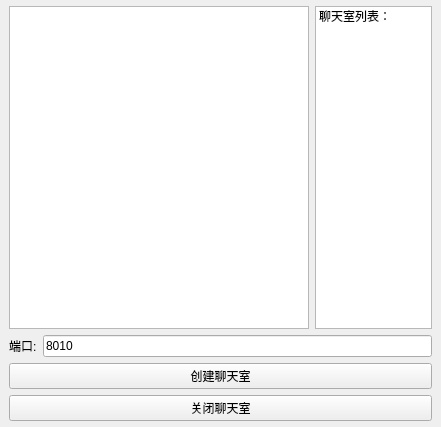
<?xml version="1.0" encoding="UTF-8"?>
<ui version="4.0">
 <class>MainWindow</class>
 <widget class="QMainWindow" name="MainWindow">
  <property name="geometry">
   <rect>
    <x>0</x>
    <y>0</y>
    <width>441</width>
    <height>427</height>
   </rect>
  </property>
  <property name="windowTitle">
   <string>TCP Server</string>
  </property>
  <widget class="QWidget" name="centralWidget">
   <layout class="QGridLayout" name="gridLayout">
    <property name="leftMargin">
     <number>9</number>
    </property>
    <property name="topMargin">
     <number>6</number>
    </property>
    <property name="rightMargin">
     <number>9</number>
    </property>
    <property name="bottomMargin">
     <number>6</number>
    </property>
    <item row="2" column="0">
     <layout class="QHBoxLayout" name="horizontalLayout">
      <item>
       <widget class="QLabel" name="lport">
        <property name="sizePolicy">
         <sizepolicy hsizetype="Maximum" vsizetype="Maximum">
          <horstretch>0</horstretch>
          <verstretch>0</verstretch>
         </sizepolicy>
        </property>
        <property name="maximumSize">
         <size>
          <width>40</width>
          <height>40</height>
         </size>
        </property>
        <property name="text">
         <string>端口:</string>
        </property>
       </widget>
      </item>
      <item>
       <widget class="QLineEdit" name="leport">
        <property name="text">
         <string>8010</string>
        </property>
       </widget>
      </item>
     </layout>
    </item>
    <item row="4" column="0">
     <widget class="QPushButton" name="pbCreat">
      <property name="text">
       <string>创建聊天室</string>
      </property>
     </widget>
    </item>
    <item row="0" column="0">
     <layout class="QHBoxLayout" name="horizontalLayout_2">
      <item>
       <widget class="QListWidget" name="lwContent">
        <property name="sizePolicy">
         <sizepolicy hsizetype="Expanding" vsizetype="Expanding">
          <horstretch>0</horstretch>
          <verstretch>0</verstretch>
         </sizepolicy>
        </property>
        <property name="minimumSize">
         <size>
          <width>300</width>
          <height>300</height>
         </size>
        </property>
       </widget>
      </item>
      <item>
       <widget class="QListWidget" name="lwUsername">
        <property name="sizePolicy">
         <sizepolicy hsizetype="Maximum" vsizetype="Expanding">
          <horstretch>0</horstretch>
          <verstretch>0</verstretch>
         </sizepolicy>
        </property>
        <item>
         <property name="text">
          <string>聊天室列表：</string>
         </property>
        </item>
       </widget>
      </item>
     </layout>
    </item>
    <item row="5" column="0">
     <widget class="QPushButton" name="pbClose">
      <property name="text">
       <string>关闭聊天室</string>
      </property>
     </widget>
    </item>
   </layout>
  </widget>
 </widget>
 <layoutdefault spacing="6" margin="11"/>
 <resources/>
 <connections/>
</ui>
